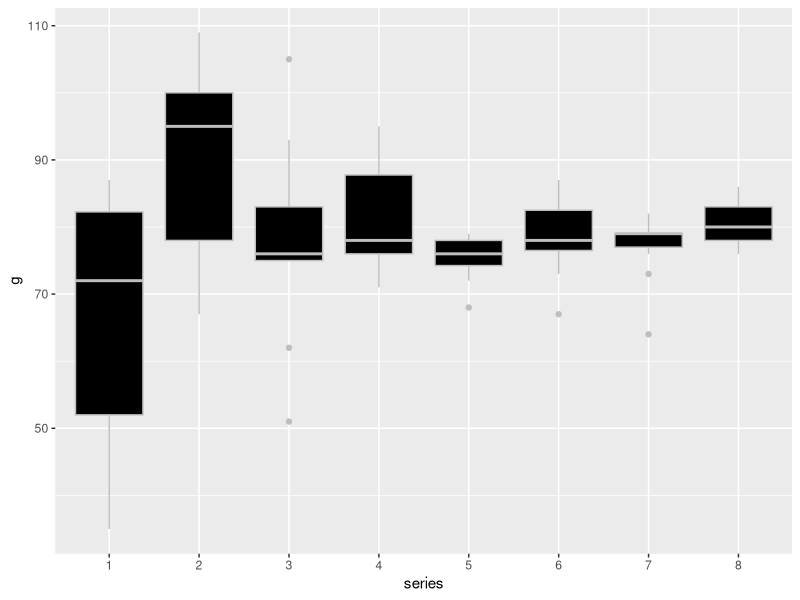
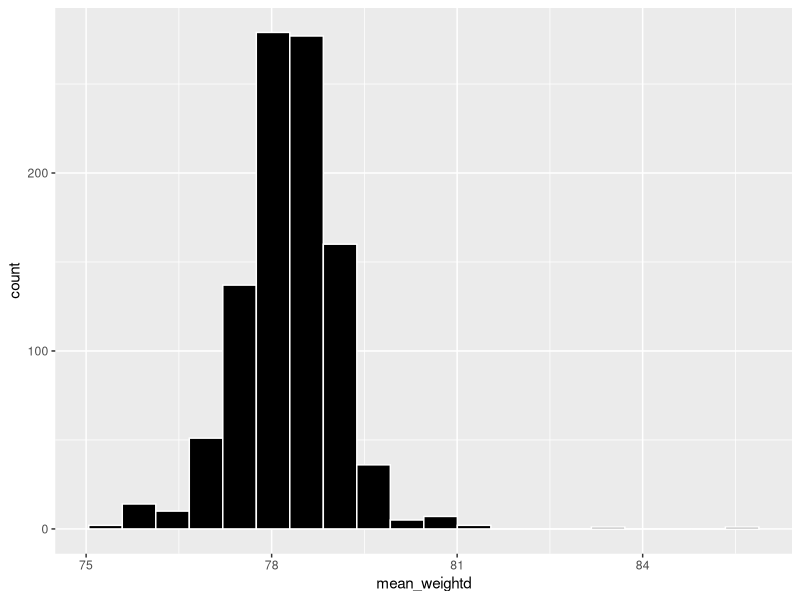
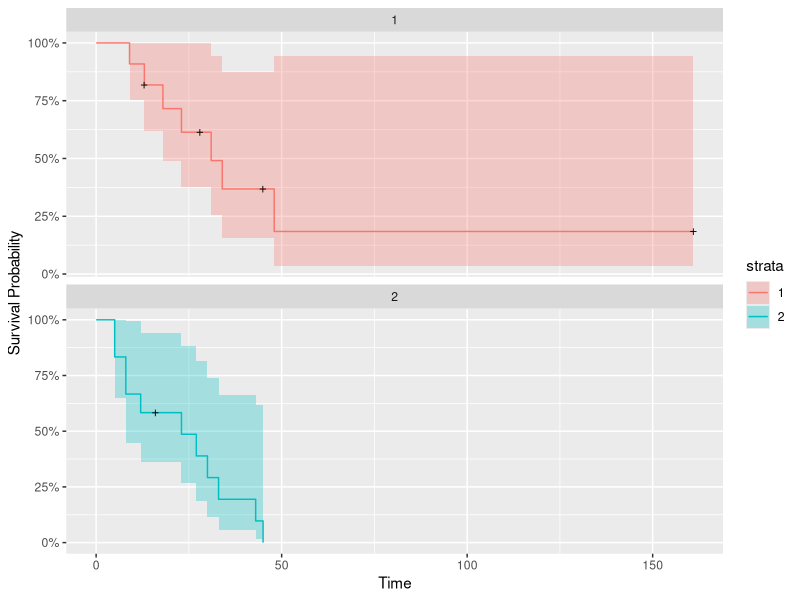

Reproduce these figures in R, in order.
#' ---
#' title: "Chapter 3: Further Ideas "
#' author: Davison and Hinkley
#' output: github_document
#' ---
#' last update: Thu Apr 19 11:07:11 2018
#' 

library(boot)
library(tidyverse)
library(ggfortify)

library(survival)

set.seed(20130810)

data("gravity")
glimpse(gravity)

#' Figure 3.1
dev.new()
ggplot(gravity) +
  geom_boxplot(aes(x = series, y = g), fill = "black", color = "grey")

#' As Figure 3.1 indicates, there seems to be wide variation in the value of g
#' based on the location. This makes it difficullt to estimate the value of `g`
#' based on this data. One good estimator is to use a weighted mean of the
#' values of `g` within each series, with each weight being the reciprocal of
#' the variance. This is a variance stabilizing transformation that is otherwise
#' quite popular.
#' 
#' We use the `boot` library for resampling.

mean_weightd <- function(data, indices) {
  
  wm <- data %>% 
         slice(indices) %>% 
         group_by(series) %>% 
         summarize_at(vars(g), funs(mean, var), na.rm = TRUE) %>% 
         mutate(m = mean/var, wt = 1/var) %>% 
         summarize(wght_mean = sum(m)/sum(wt)) %>% 
         as_vector()
  
  return(wm)
}

b <- boot(data = gravity,
          statistic = mean_weightd,
          R = 1000,
          parallel = "snow")

mean_boot <- as.data.frame(b$t)
colnames(mean_boot) <- c("mean_weightd")

ggplot(mean_boot) +
  geom_histogram(aes(x = mean_weightd), 
                 fill = "black", 
                 color = "white", 
                 bins = 20)

#' As can be seen from the plot above, the distribution is really nice now. We
#' use the strata to resample, but for a point estimate we stabilize the
#' variance using a transformation.
#' 
#' *Censored data*

data("aml", package = "boot")
glimpse(aml)

#' Patients are randomly divided into two groups post-development of the
#' condition and the time till symptoms recur are measured.

fit <- survfit(Surv(time, cens) ~ group, data = aml)

#' Figure 3.3
dev.new()
autoplot(fit, facets = TRUE) +
  labs(x = "Time",
       y = "Survival Probability")

summary(fit, time = 20)

#' Our interest is the median remission times of the two groups

st <- function(data) {
  fit <- survfit(Surv(time, cens) ~ group, data)
  out <- NULL
  st <- 1
  
  for (s in 1:length(fit$strata)) {
    inds <- st:(st+fit$strata[s]-1)
    md <- min(fit$time[inds[1-fit$surv[inds] >= 0.5]])
    st <- st + fit$strata[s]
    out <- c(out, md)
  }
  
  return(out)
}

b <- censboot(aml, st, R = 499, strata = aml$group)

#' *Missing Data*
